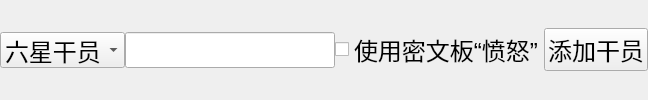
        <widget class="QWidget" name="widget_2" native="true">
         <property name="minimumSize">
          <size>
           <width>0</width>
           <height>0</height>
          </size>
         </property>
         <property name="font">
          <font>
           <family>Arial</family>
           <pointsize>18</pointsize>
          </font>
         </property>
         <layout class="QHBoxLayout" name="horizontalLayout_3">
          <property name="spacing">
           <number>0</number>
          </property>
          <property name="leftMargin">
           <number>0</number>
          </property>
          <property name="topMargin">
           <number>0</number>
          </property>
          <property name="rightMargin">
           <number>0</number>
          </property>
          <property name="bottomMargin">
           <number>0</number>
          </property>
          <item>
           <widget class="QComboBox" name="ch_1">
            <property name="minimumSize">
             <size>
              <width>0</width>
              <height>0</height>
             </size>
            </property>
            <property name="maximumSize">
             <size>
              <width>280</width>
              <height>16777215</height>
             </size>
            </property>
            <property name="font">
             <font>
              <family>Arial</family>
              <pointsize>18</pointsize>
             </font>
            </property>
            <item>
             <property name="text">
              <string>六星干员</string>
             </property>
            </item>
            <item>
             <property name="text">
              <string>五星干员</string>
             </property>
            </item>
            <item>
             <property name="text">
              <string>四星干员</string>
             </property>
            </item>
           </widget>
          </item>
          <item>
           <widget class="QLineEdit" name="ch_name"/>
          </item>
          <item>
           <widget class="QCheckBox" name="ch_a">
            <property name="minimumSize">
             <size>
              <width>0</width>
              <height>0</height>
             </size>
            </property>
            <property name="font">
             <font>
              <family>Arial</family>
              <pointsize>18</pointsize>
             </font>
            </property>
            <property name="text">
             <string>使用密文板“愤怒”</string>
            </property>
           </widget>
          </item>
          <item>
           <widget class="QPushButton" name="button_ch">
            <property name="minimumSize">
             <size>
              <width>0</width>
              <height>0</height>
             </size>
            </property>
            <property name="maximumSize">
             <size>
              <width>180</width>
              <height>16777215</height>
             </size>
            </property>
            <property name="font">
             <font>
              <family>Arial</family>
              <pointsize>18</pointsize>
             </font>
            </property>
            <property name="styleSheet">
             <string notr="true"/>
            </property>
            <property name="text">
             <string>添加干员</string>
            </property>
           </widget>
          </item>
         </layout>
        </widget>
